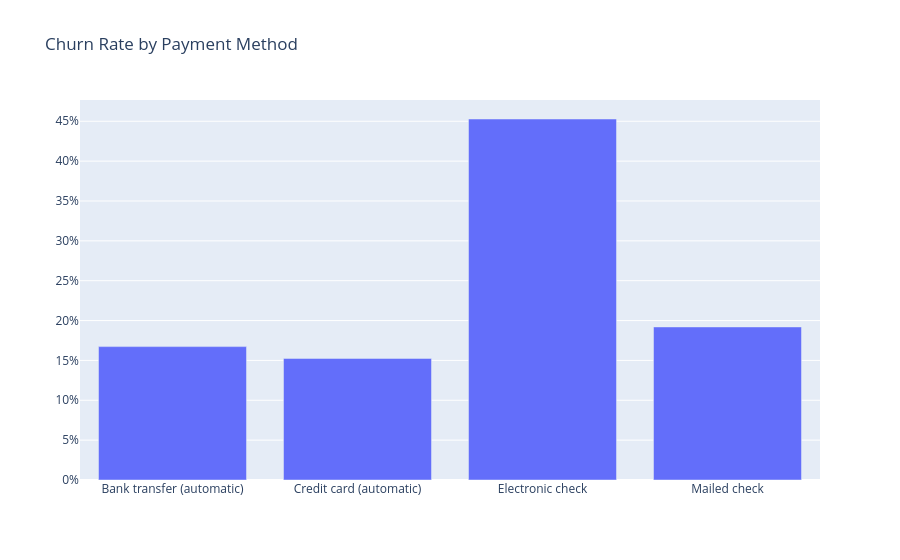

This figure's notebook cell:
### Code cell
# Churn Rate by Payment Method
plot_by_payment = churn_dataset.groupby('PaymentMethod')['Churn'].mean().reset_index()
plot_data = [go.Bar(x=plot_by_payment['PaymentMethod'], y=plot_by_payment['Churn'])]
layout = go.Layout(title='Churn Rate by Payment Method', yaxis=dict(tickformat='.0%'))
po.iplot(go.Figure(data=plot_data, layout=layout))

### Figure 1 — Plotly figure (JSON) as saved in the notebook; plotly's stock layout.template omitted (floating-point values rounded to 4 significant figures)
{"data": [{"type": "bar", "x": ["Bank transfer (automatic)", "Credit card (automatic)", "Electronic check", "Mailed check"], "y": [0.1673, 0.1525, 0.4529, 0.192]}], "layout": {"title": {"text": "Churn Rate by Payment Method"}, "yaxis": {"tickformat": ".0%"}}}
